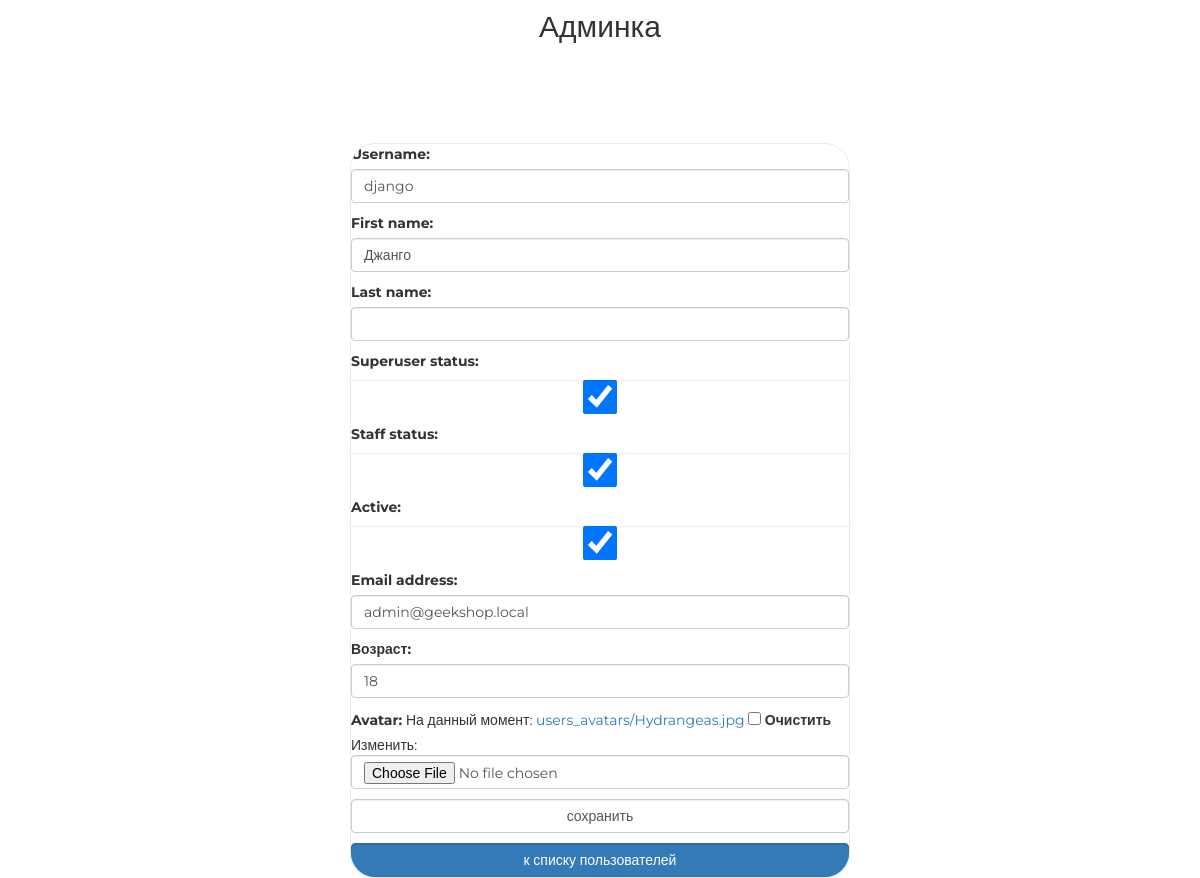
The page /my/admin/user/1/update/ (signed in) on the database its author committed.
### authapp/models.py (models this page shows, shortened)
class ShopUser(AbstractUser):
    age = models.PositiveSmallIntegerField(verbose_name='возраст', null=True)
    avatar = models.ImageField(upload_to='users_avatars', blank=True)
    activation_key = models.CharField(max_length=128, blank=True)
    activation_key_expires = models.DateTimeField(
        default=get_activation_key_expires
    )
    class Meta:
        ordering = ['-is_active', '-is_superuser', '-is_staff', 'username']

### adminapp/views.py (the view)
# urls.py: path('user/<int:pk>/update/', adminapp.user_update, name='user_update'),
@user_passes_test(lambda x: x.is_superuser)
def user_update(request, pk):
    user = get_object_or_404(get_user_model(), pk=pk)
    if request.method == 'POST':
        user_form = AdminShopUserUpdateForm(request.POST, request.FILES, instance=user)
        if user_form.is_valid():
            user_form.save()
            return HttpResponseRedirect(reverse('my_admin:index'))
    else:
        user_form = AdminShopUserUpdateForm(instance=user)
    context = {
        'page_title': 'пользователи/редактирование',
        'user_form': user_form
    }
    return render(request, 'adminapp/user_update.html', context)

### adminapp/forms.py (shortened to what this page needs)
class AdminShopUserUpdateForm(UserChangeForm):
    class Meta:
        model = get_user_model()
        fields = (
            'username', 'first_name', 'last_name', 'is_superuser',
            'is_staff', 'is_active', 'password',
            'email', 'age', 'avatar'
        )
    def __init__(self, *args, **kwargs):
        super().__init__(*args, **kwargs)
        for field_name, field in self.fields.items():
            field.widget.attrs['class'] = 'form-control'
            field.help_text = ''
            if field_name == 'password':
                field.widget = forms.HiddenInput()

### mainapp/context_processors.py (called while the page is built)
def catalog_menu(request):
    return {'catalog_menu': ProductCategory.objects.filter(is_active=True),
    }

### geekshop/adminapp/templates/adminapp/user_update.html (shortened to what this page needs)
{% extends 'adminapp/base.html' %}
{% load static %}
{% block container %}
    <div class="login">
        <form class="form-horizontal" method="post" enctype="multipart/form-data">
            {{ user_form.as_p }}
            <input class="form-control" type="submit" value="сохранить">
        </form>
        <a href="{% url 'my_admin:index' %}"
           class="btn btn-primary form-control last">
            к списку пользователей
        </a>
    </div>
{% endblock %}

### static/css/style.css (style rules this page uses)
* { margin: 0; padding: 0; }
body { font-family: 'Montserrat', sans-serif; }
html, body { height: 100%; }
.login { background: #fff; border: 1px solid #eaeaea; border-radius: 25px; overflow: hidden; width: 28em; min-width: 500px; margin: 100px auto; position: relative; display: block; }
.login .form-control[type="submit"] { margin: 10px auto; }
.login form { margin-bottom: 10px; }

### rows shown on the page
ShopUser: username "django", first_name "Джанго", is_superuser "☑", is_staff "☑", is_active "☑", email "admin@geekshop.local", age "18"
